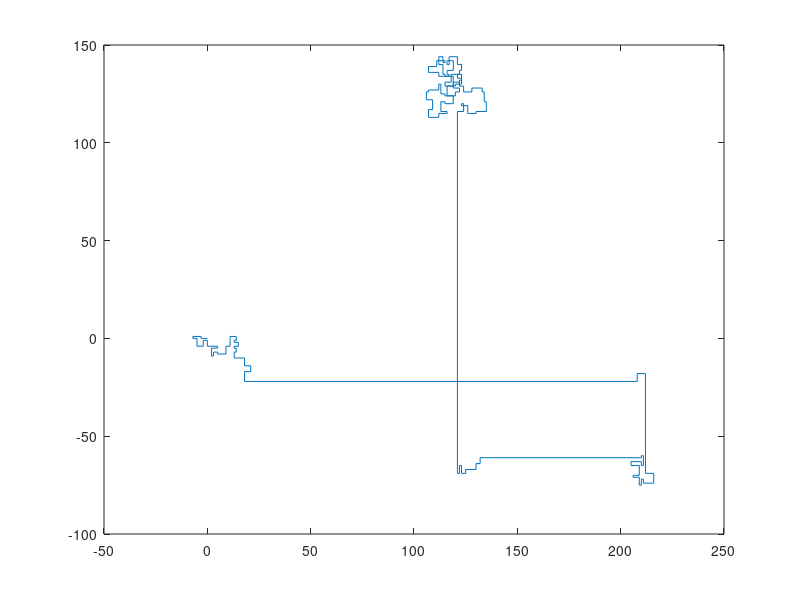

MATLAB code to generate this figure:
clc; close all; clear all;

in = 'L3, R1, L4, L1, L2, R4, L3, L3, R2, R3, L5, R1, R3, L4, L1, L2, R2, R1, L4, L4, R2, L5, R3, R2, R1, L1, L2, R2, R2, L1, L1, R2, R1, L3, L5, R4, L3, R3, R3, L5, L190, L4, R4, R51, L4, R5, R5, R2, L1, L3, R1, R4, L3, R1, R3, L5, L4, R2, R5, R2, L1, L5, L1, L1, R78, L3, R2, L3, R5, L2, R2, R4, L1, L4, R1, R185, R3, L4, L1, L1, L3, R4, L4, L1, R5, L5, L1, R5, L1, R2, L5, L2, R4, R3, L2, R3, R1, L3, L5, L4, R3, L2, L4, L5, L4, R1, L1, R5, L2, R4, R2, R3, L1, L1, L4, L3, R4, L3, L5, R2, L5, L1, L1, R2, R3, L5, L3, L2, L1, L4, R4, R4, L2, R3, R1, L2, R1, L2, L2, R3, R3, L1, R4, L5, L3, R4, R4, R1, L2, L5, L3, R1, R4, L2, R5, R4, R2, L5, L3, R4, R1, L1, R5, L3, R1, R5, L2, R1, L5, L2, R2, L2, L3, R3, R3, R1';

%strsplit(in,', ')
A = strread(in,'%s','delimiter',', ');

tot = zeros(1,length(A)+1);
direction = exp(j*pi/2);
for k=1:length(A)
    c = A{k};
    
    % "phase" of the movement
    if c(1) == 'R' % turn right
        direction = direction.*exp(-j*pi/2);
    else % turn left
        direction = direction.*exp(j*pi/2);
    end
    
    % "amplitude" of movement
    number = str2num(c(2:end));
    
    % add the movement: tot = tot + amp*phase
    tot(k+1) = tot(k) + number.*direction;
    
end

% print how many blocks away is Easter Bunny
T = tot(end);
abs(real(T))+abs(imag(T))

% 2nd part of the riddle = first crossing from the graph  (121,-22)
plot(tot)

